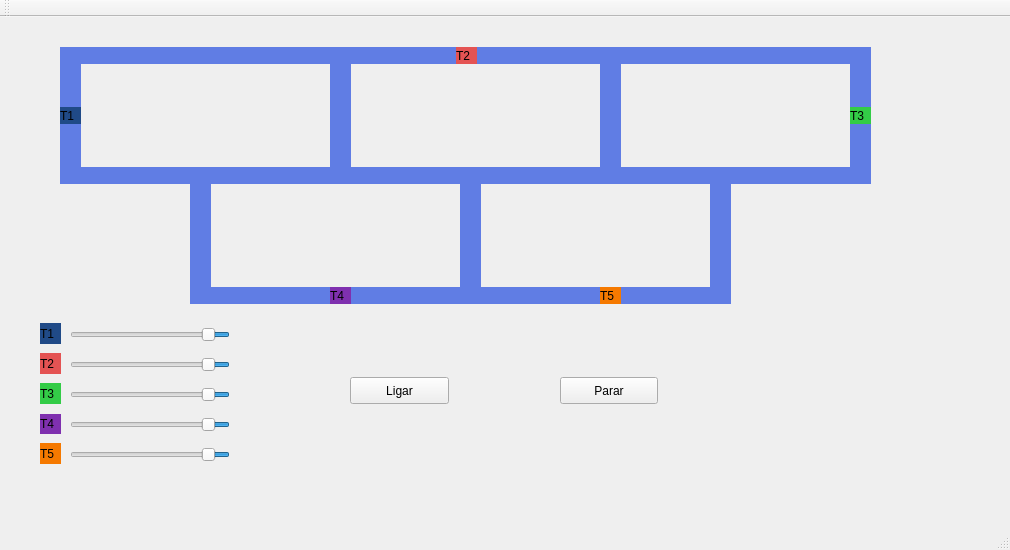
<?xml version="1.0" encoding="UTF-8"?>
<ui version="4.0">
 <class>MainWindow</class>
 <widget class="QMainWindow" name="MainWindow">
  <property name="geometry">
   <rect>
    <x>0</x>
    <y>0</y>
    <width>1010</width>
    <height>550</height>
   </rect>
  </property>
  <property name="windowTitle">
   <string>MainWindow</string>
  </property>
  <widget class="QWidget" name="centralWidget">
   <widget class="QLabel" name="label_trem1">
    <property name="geometry">
     <rect>
      <x>60</x>
      <y>90</y>
      <width>21</width>
      <height>17</height>
     </rect>
    </property>
    <property name="styleSheet">
     <string notr="true">QLabel { background: rgb(32, 74, 135)}</string>
    </property>
    <property name="text">
     <string>T1</string>
    </property>
   </widget>
   <widget class="QLabel" name="label_trilho1">
    <property name="geometry">
     <rect>
      <x>80</x>
      <y>30</y>
      <width>250</width>
      <height>17</height>
     </rect>
    </property>
    <property name="palette">
     <palette>
      <active>
       <colorrole role="Button">
        <brush brushstyle="SolidPattern">
         <color alpha="255">
          <red>96</red>
          <green>125</green>
          <blue>228</blue>
         </color>
        </brush>
       </colorrole>
       <colorrole role="Base">
        <brush brushstyle="SolidPattern">
         <color alpha="255">
          <red>96</red>
          <green>125</green>
          <blue>228</blue>
         </color>
        </brush>
       </colorrole>
       <colorrole role="Window">
        <brush brushstyle="SolidPattern">
         <color alpha="255">
          <red>96</red>
          <green>125</green>
          <blue>228</blue>
         </color>
        </brush>
       </colorrole>
      </active>
      <inactive>
       <colorrole role="Button">
        <brush brushstyle="SolidPattern">
         <color alpha="255">
          <red>96</red>
          <green>125</green>
          <blue>228</blue>
         </color>
        </brush>
       </colorrole>
       <colorrole role="Base">
        <brush brushstyle="SolidPattern">
         <color alpha="255">
          <red>96</red>
          <green>125</green>
          <blue>228</blue>
         </color>
        </brush>
       </colorrole>
       <colorrole role="Window">
        <brush brushstyle="SolidPattern">
         <color alpha="255">
          <red>96</red>
          <green>125</green>
          <blue>228</blue>
         </color>
        </brush>
       </colorrole>
      </inactive>
      <disabled>
       <colorrole role="Button">
        <brush brushstyle="SolidPattern">
         <color alpha="255">
          <red>96</red>
          <green>125</green>
          <blue>228</blue>
         </color>
        </brush>
       </colorrole>
       <colorrole role="Base">
        <brush brushstyle="SolidPattern">
         <color alpha="255">
          <red>96</red>
          <green>125</green>
          <blue>228</blue>
         </color>
        </brush>
       </colorrole>
       <colorrole role="Window">
        <brush brushstyle="SolidPattern">
         <color alpha="255">
          <red>96</red>
          <green>125</green>
          <blue>228</blue>
         </color>
        </brush>
       </colorrole>
      </disabled>
     </palette>
    </property>
    <property name="styleSheet">
     <string notr="true">QLabel { background: rgb(96, 125, 228)}</string>
    </property>
    <property name="text">
     <string/>
    </property>
   </widget>
   <widget class="QLabel" name="label_trilho2">
    <property name="geometry">
     <rect>
      <x>80</x>
      <y>150</y>
      <width>250</width>
      <height>17</height>
     </rect>
    </property>
    <property name="styleSheet">
     <string notr="true">QLabel { background: rgb(96, 125, 228)}</string>
    </property>
    <property name="text">
     <string/>
    </property>
   </widget>
   <widget class="QLabel" name="label_trilho4">
    <property name="geometry">
     <rect>
      <x>330</x>
      <y>30</y>
      <width>21</width>
      <height>137</height>
     </rect>
    </property>
    <property name="styleSheet">
     <string notr="true">QLabel { background: rgb(96, 125, 228)}</string>
    </property>
    <property name="text">
     <string/>
    </property>
   </widget>
   <widget class="QLabel" name="label_trilho3">
    <property name="geometry">
     <rect>
      <x>60</x>
      <y>30</y>
      <width>21</width>
      <height>137</height>
     </rect>
    </property>
    <property name="palette">
     <palette>
      <active>
       <colorrole role="WindowText">
        <brush brushstyle="SolidPattern">
         <color alpha="255">
          <red>0</red>
          <green>0</green>
          <blue>0</blue>
         </color>
        </brush>
       </colorrole>
       <colorrole role="Button">
        <brush brushstyle="SolidPattern">
         <color alpha="255">
          <red>96</red>
          <green>125</green>
          <blue>228</blue>
         </color>
        </brush>
       </colorrole>
       <colorrole role="Light">
        <brush brushstyle="SolidPattern">
         <color alpha="255">
          <red>194</red>
          <green>208</green>
          <blue>255</blue>
         </color>
        </brush>
       </colorrole>
       <colorrole role="Midlight">
        <brush brushstyle="SolidPattern">
         <color alpha="255">
          <red>145</red>
          <green>166</green>
          <blue>241</blue>
         </color>
        </brush>
       </colorrole>
       <colorrole role="Dark">
        <brush brushstyle="SolidPattern">
         <color alpha="255">
          <red>48</red>
          <green>62</green>
          <blue>114</blue>
         </color>
        </brush>
       </colorrole>
       <colorrole role="Mid">
        <brush brushstyle="SolidPattern">
         <color alpha="255">
          <red>64</red>
          <green>83</green>
          <blue>152</blue>
         </color>
        </brush>
       </colorrole>
       <colorrole role="Text">
        <brush brushstyle="SolidPattern">
         <color alpha="255">
          <red>0</red>
          <green>0</green>
          <blue>0</blue>
         </color>
        </brush>
       </colorrole>
       <colorrole role="BrightText">
        <brush brushstyle="SolidPattern">
         <color alpha="255">
          <red>255</red>
          <green>255</green>
          <blue>255</blue>
         </color>
        </brush>
       </colorrole>
       <colorrole role="ButtonText">
        <brush brushstyle="SolidPattern">
         <color alpha="255">
          <red>0</red>
          <green>0</green>
          <blue>0</blue>
         </color>
        </brush>
       </colorrole>
       <colorrole role="Base">
        <brush brushstyle="SolidPattern">
         <color alpha="255">
          <red>96</red>
          <green>125</green>
          <blue>228</blue>
         </color>
        </brush>
       </colorrole>
       <colorrole role="Window">
        <brush brushstyle="SolidPattern">
         <color alpha="255">
          <red>96</red>
          <green>125</green>
          <blue>228</blue>
         </color>
        </brush>
       </colorrole>
       <colorrole role="Shadow">
        <brush brushstyle="SolidPattern">
         <color alpha="255">
          <red>0</red>
          <green>0</green>
          <blue>0</blue>
         </color>
        </brush>
       </colorrole>
       <colorrole role="AlternateBase">
        <brush brushstyle="SolidPattern">
         <color alpha="255">
          <red>175</red>
          <green>190</green>
          <blue>241</blue>
         </color>
        </brush>
       </colorrole>
       <colorrole role="ToolTipBase">
        <brush brushstyle="SolidPattern">
         <color alpha="255">
          <red>255</red>
          <green>255</green>
          <blue>220</blue>
         </color>
        </brush>
       </colorrole>
       <colorrole role="ToolTipText">
        <brush brushstyle="SolidPattern">
         <color alpha="255">
          <red>0</red>
          <green>0</green>
          <blue>0</blue>
         </color>
        </brush>
       </colorrole>
       <colorrole role="PlaceholderText">
        <brush brushstyle="SolidPattern">
         <color alpha="128">
          <red>0</red>
          <green>0</green>
          <blue>0</blue>
         </color>
        </brush>
       </colorrole>
      </active>
      <inactive>
       <colorrole role="WindowText">
        <brush brushstyle="SolidPattern">
         <color alpha="255">
          <red>0</red>
          <green>0</green>
          <blue>0</blue>
         </color>
        </brush>
       </colorrole>
       <colorrole role="Button">
        <brush brushstyle="SolidPattern">
         <color alpha="255">
          <red>96</red>
          <green>125</green>
          <blue>228</blue>
         </color>
        </brush>
       </colorrole>
       <colorrole role="Light">
        <brush brushstyle="SolidPattern">
         <color alpha="255">
          <red>194</red>
          <green>208</green>
          <blue>255</blue>
         </color>
        </brush>
       </colorrole>
       <colorrole role="Midlight">
        <brush brushstyle="SolidPattern">
         <color alpha="255">
          <red>145</red>
          <green>166</green>
          <blue>241</blue>
         </color>
        </brush>
       </colorrole>
       <colorrole role="Dark">
        <brush brushstyle="SolidPattern">
         <color alpha="255">
          <red>48</red>
          <green>62</green>
          <blue>114</blue>
         </color>
        </brush>
       </colorrole>
       <colorrole role="Mid">
        <brush brushstyle="SolidPattern">
         <color alpha="255">
          <red>64</red>
          <green>83</green>
          <blue>152</blue>
         </color>
        </brush>
       </colorrole>
       <colorrole role="Text">
        <brush brushstyle="SolidPattern">
         <color alpha="255">
          <red>0</red>
          <green>0</green>
          <blue>0</blue>
         </color>
        </brush>
       </colorrole>
       <colorrole role="BrightText">
        <brush brushstyle="SolidPattern">
         <color alpha="255">
          <red>255</red>
          <green>255</green>
          <blue>255</blue>
         </color>
        </brush>
       </colorrole>
       <colorrole role="ButtonText">
        <brush brushstyle="SolidPattern">
         <color alpha="255">
          <red>0</red>
          <green>0</green>
          <blue>0</blue>
         </color>
        </brush>
       </colorrole>
       <colorrole role="Base">
        <brush brushstyle="SolidPattern">
         <color alpha="255">
          <red>96</red>
          <green>125</green>
          <blue>228</blue>
         </color>
        </brush>
       </colorrole>
       <colorrole role="Window">
        <brush brushstyle="SolidPattern">
         <color alpha="255">
          <red>96</red>
          <green>125</green>
          <blue>228</blue>
         </color>
        </brush>
       </colorrole>
       <colorrole role="Shadow">
        <brush brushstyle="SolidPattern">
         <color alpha="255">
          <red>0</red>
          <green>0</green>
          <blue>0</blue>
         </color>
        </brush>
       </colorrole>
       <colorrole role="AlternateBase">
        <brush brushstyle="SolidPattern">
         <color alpha="255">
          <red>175</red>
          <green>190</green>
          <blue>241</blue>
         </color>
        </brush>
       </colorrole>
       <colorrole role="ToolTipBase">
        <brush brushstyle="SolidPattern">
         <color alpha="255">
          <red>255</red>
          <green>255</green>
          <blue>220</blue>
         </color>
        </brush>
       </colorrole>
       <colorrole role="ToolTipText">
        <brush brushstyle="SolidPattern">
         <color alpha="255">
          <red>0</red>
          <green>0</green>
          <blue>0</blue>
         </color>
        </brush>
       </colorrole>
       <colorrole role="PlaceholderText">
        <brush brushstyle="SolidPattern">
         <color alpha="128">
          <red>0</red>
          <green>0</green>
          <blue>0</blue>
         </color>
        </brush>
       </colorrole>
      </inactive>
      <disabled>
       <colorrole role="WindowText">
        <brush brushstyle="SolidPattern">
         <color alpha="255">
          <red>48</red>
          <green>62</green>
          <blue>114</blue>
         </color>
        </brush>
       </colorrole>
       <colorrole role="Button">
        <brush brushstyle="SolidPattern">
         <color alpha="255">
          <red>96</red>
          <green>125</green>
          <blue>228</blue>
         </color>
        </brush>
       </colorrole>
       <colorrole role="Light">
        <brush brushstyle="SolidPattern">
         <color alpha="255">
          <red>194</red>
          <green>208</green>
          <blue>255</blue>
         </color>
        </brush>
       </colorrole>
       <colorrole role="Midlight">
        <brush brushstyle="SolidPattern">
         <color alpha="255">
          <red>145</red>
          <green>166</green>
          <blue>241</blue>
         </color>
        </brush>
       </colorrole>
       <colorrole role="Dark">
        <brush brushstyle="SolidPattern">
         <color alpha="255">
          <red>48</red>
          <green>62</green>
          <blue>114</blue>
         </color>
        </brush>
       </colorrole>
       <colorrole role="Mid">
        <brush brushstyle="SolidPattern">
         <color alpha="255">
          <red>64</red>
          <green>83</green>
          <blue>152</blue>
         </color>
        </brush>
       </colorrole>
       <colorrole role="Text">
        <brush brushstyle="SolidPattern">
         <color alpha="255">
          <red>48</red>
          <green>62</green>
          <blue>114</blue>
         </color>
        </brush>
       </colorrole>
       <colorrole role="BrightText">
        <brush brushstyle="SolidPattern">
         <color alpha="255">
          <red>255</red>
          <green>255</green>
          <blue>255</blue>
         </color>
        </brush>
       </colorrole>
       <colorrole role="ButtonText">
        <brush brushstyle="SolidPattern">
         <color alpha="255">
          <red>48</red>
          <green>62</green>
          <blue>114</blue>
         </color>
        </brush>
       </colorrole>
       <colorrole role="Base">
        <brush brushstyle="SolidPattern">
         <color alpha="255">
          <red>96</red>
          <green>125</green>
          <blue>228</blue>
         </color>
        </brush>
       </colorrole>
       <colorrole role="Window">
        <brush brushstyle="SolidPattern">
         <color alpha="255">
          <red>96</red>
          <green>125</green>
          <blue>228</blue>
         </color>
        </brush>
       </colorrole>
       <colorrole role="Shadow">
        <brush brushstyle="SolidPattern">
         <color alpha="255">
          <red>0</red>
          <green>0</green>
          <blue>0</blue>
         </color>
        </brush>
       </colorrole>
       <colorrole role="AlternateBase">
        <brush brushstyle="SolidPattern">
         <color alpha="255">
          <red>96</red>
          <green>125</green>
          <blue>228</blue>
         </color>
        </brush>
       </colorrole>
       <colorrole role="ToolTipBase">
        <brush brushstyle="SolidPattern">
         <color alpha="255">
          <red>255</red>
          <green>255</green>
          <blue>220</blue>
         </color>
        </brush>
       </colorrole>
       <colorrole role="ToolTipText">
        <brush brushstyle="SolidPattern">
         <color alpha="255">
          <red>0</red>
          <green>0</green>
          <blue>0</blue>
         </color>
        </brush>
       </colorrole>
       <colorrole role="PlaceholderText">
        <brush brushstyle="SolidPattern">
         <color alpha="128">
          <red>0</red>
          <green>0</green>
          <blue>0</blue>
         </color>
        </brush>
       </colorrole>
      </disabled>
     </palette>
    </property>
    <property name="styleSheet">
     <string notr="true">QLabel { background: rgb(96, 125, 228)}</string>
    </property>
    <property name="text">
     <string/>
    </property>
   </widget>
   <widget class="QPushButton" name="pushButton">
    <property name="geometry">
     <rect>
      <x>350</x>
      <y>360</y>
      <width>99</width>
      <height>27</height>
     </rect>
    </property>
    <property name="text">
     <string>Ligar</string>
    </property>
   </widget>
   <widget class="QPushButton" name="pushButton_2">
    <property name="geometry">
     <rect>
      <x>560</x>
      <y>360</y>
      <width>98</width>
      <height>27</height>
     </rect>
    </property>
    <property name="text">
     <string>Parar</string>
    </property>
   </widget>
   <widget class="QLabel" name="label_trilho4_2">
    <property name="geometry">
     <rect>
      <x>600</x>
      <y>30</y>
      <width>21</width>
      <height>137</height>
     </rect>
    </property>
    <property name="styleSheet">
     <string notr="true">QLabel { background: rgb(96, 125, 228)}</string>
    </property>
    <property name="text">
     <string/>
    </property>
   </widget>
   <widget class="QLabel" name="label_trilho1_2">
    <property name="geometry">
     <rect>
      <x>350</x>
      <y>30</y>
      <width>250</width>
      <height>17</height>
     </rect>
    </property>
    <property name="styleSheet">
     <string notr="true">QLabel { background: rgb(96, 125, 228)}</string>
    </property>
    <property name="text">
     <string/>
    </property>
   </widget>
   <widget class="QLabel" name="label_trilho2_2">
    <property name="geometry">
     <rect>
      <x>350</x>
      <y>150</y>
      <width>250</width>
      <height>17</height>
     </rect>
    </property>
    <property name="styleSheet">
     <string notr="true">QLabel { background: rgb(96, 125, 228)}</string>
    </property>
    <property name="text">
     <string/>
    </property>
   </widget>
   <widget class="QLabel" name="label_trem2">
    <property name="geometry">
     <rect>
      <x>456</x>
      <y>30</y>
      <width>21</width>
      <height>17</height>
     </rect>
    </property>
    <property name="styleSheet">
     <string notr="true">QLabel { background: rgb(228, 83, 83)}</string>
    </property>
    <property name="text">
     <string>T2</string>
    </property>
   </widget>
   <widget class="QLabel" name="label_trilho1_3">
    <property name="geometry">
     <rect>
      <x>620</x>
      <y>30</y>
      <width>250</width>
      <height>17</height>
     </rect>
    </property>
    <property name="styleSheet">
     <string notr="true">QLabel { background: rgb(96, 125, 228)}</string>
    </property>
    <property name="text">
     <string/>
    </property>
   </widget>
   <widget class="QLabel" name="label_trilho2_3">
    <property name="geometry">
     <rect>
      <x>620</x>
      <y>150</y>
      <width>250</width>
      <height>17</height>
     </rect>
    </property>
    <property name="styleSheet">
     <string notr="true">QLabel { background: rgb(96, 125, 228)}</string>
    </property>
    <property name="text">
     <string/>
    </property>
   </widget>
   <widget class="QLabel" name="label_trilho4_3">
    <property name="geometry">
     <rect>
      <x>850</x>
      <y>30</y>
      <width>21</width>
      <height>137</height>
     </rect>
    </property>
    <property name="styleSheet">
     <string notr="true">QLabel { background: rgb(96, 125, 228)}</string>
    </property>
    <property name="text">
     <string/>
    </property>
   </widget>
   <widget class="QLabel" name="label_trem3">
    <property name="geometry">
     <rect>
      <x>850</x>
      <y>90</y>
      <width>21</width>
      <height>17</height>
     </rect>
    </property>
    <property name="styleSheet">
     <string notr="true">QLabel { background: rgb(51, 204, 71)}</string>
    </property>
    <property name="text">
     <string>T3</string>
    </property>
   </widget>
   <widget class="QLabel" name="label_trilho3_4">
    <property name="geometry">
     <rect>
      <x>190</x>
      <y>150</y>
      <width>21</width>
      <height>137</height>
     </rect>
    </property>
    <property name="styleSheet">
     <string notr="true">QLabel { background: rgb(96, 125, 228)}</string>
    </property>
    <property name="text">
     <string/>
    </property>
   </widget>
   <widget class="QLabel" name="label_trilho2_4">
    <property name="geometry">
     <rect>
      <x>210</x>
      <y>270</y>
      <width>250</width>
      <height>17</height>
     </rect>
    </property>
    <property name="styleSheet">
     <string notr="true">QLabel { background: rgb(96, 125, 228)}</string>
    </property>
    <property name="text">
     <string/>
    </property>
   </widget>
   <widget class="QLabel" name="label_trilho4_4">
    <property name="geometry">
     <rect>
      <x>460</x>
      <y>150</y>
      <width>21</width>
      <height>137</height>
     </rect>
    </property>
    <property name="styleSheet">
     <string notr="true">QLabel { background: rgb(96, 125, 228)}</string>
    </property>
    <property name="text">
     <string/>
    </property>
   </widget>
   <widget class="QLabel" name="label_trilho2_5">
    <property name="geometry">
     <rect>
      <x>480</x>
      <y>270</y>
      <width>250</width>
      <height>17</height>
     </rect>
    </property>
    <property name="styleSheet">
     <string notr="true">QLabel { background: rgb(96, 125, 228)}</string>
    </property>
    <property name="text">
     <string/>
    </property>
   </widget>
   <widget class="QLabel" name="label_trilho4_5">
    <property name="geometry">
     <rect>
      <x>710</x>
      <y>150</y>
      <width>21</width>
      <height>137</height>
     </rect>
    </property>
    <property name="styleSheet">
     <string notr="true">QLabel { background: rgb(96, 125, 228)}</string>
    </property>
    <property name="text">
     <string/>
    </property>
   </widget>
   <widget class="QLabel" name="label_trem4">
    <property name="geometry">
     <rect>
      <x>330</x>
      <y>270</y>
      <width>21</width>
      <height>17</height>
     </rect>
    </property>
    <property name="styleSheet">
     <string notr="true">QLabel { background: rgb(127, 48, 175)}</string>
    </property>
    <property name="text">
     <string>T4</string>
    </property>
   </widget>
   <widget class="QLabel" name="label_trem5">
    <property name="geometry">
     <rect>
      <x>600</x>
      <y>270</y>
      <width>21</width>
      <height>17</height>
     </rect>
    </property>
    <property name="styleSheet">
     <string notr="true">QLabel { background: rgb(245, 121, 0)}</string>
    </property>
    <property name="text">
     <string>T5</string>
    </property>
   </widget>
   <widget class="QSlider" name="velocidade_1">
    <property name="geometry">
     <rect>
      <x>70</x>
      <y>310</y>
      <width>160</width>
      <height>16</height>
     </rect>
    </property>
    <property name="minimum">
     <number>0</number>
    </property>
    <property name="maximum">
     <number>1000</number>
    </property>
    <property name="value">
     <number>100</number>
    </property>
    <property name="sliderPosition">
     <number>100</number>
    </property>
    <property name="orientation">
     <enum>Qt::Horizontal</enum>
    </property>
    <property name="invertedAppearance">
     <bool>true</bool>
    </property>
    <property name="invertedControls">
     <bool>false</bool>
    </property>
   </widget>
   <widget class="QLabel" name="c_velocidade1">
    <property name="geometry">
     <rect>
      <x>40</x>
      <y>306</y>
      <width>21</width>
      <height>21</height>
     </rect>
    </property>
    <property name="styleSheet">
     <string notr="true">QLabel { background: rgb(32, 74, 135)}</string>
    </property>
    <property name="text">
     <string>T1</string>
    </property>
   </widget>
   <widget class="QSlider" name="velocidade_2">
    <property name="geometry">
     <rect>
      <x>70</x>
      <y>340</y>
      <width>160</width>
      <height>16</height>
     </rect>
    </property>
    <property name="maximum">
     <number>1000</number>
    </property>
    <property name="sliderPosition">
     <number>100</number>
    </property>
    <property name="orientation">
     <enum>Qt::Horizontal</enum>
    </property>
    <property name="invertedAppearance">
     <bool>true</bool>
    </property>
   </widget>
   <widget class="QLabel" name="c_velocidade2">
    <property name="geometry">
     <rect>
      <x>40</x>
      <y>336</y>
      <width>21</width>
      <height>21</height>
     </rect>
    </property>
    <property name="styleSheet">
     <string notr="true">QLabel { background: rgb(228, 83, 83)}</string>
    </property>
    <property name="text">
     <string>T2</string>
    </property>
   </widget>
   <widget class="QSlider" name="velocidade_3">
    <property name="geometry">
     <rect>
      <x>70</x>
      <y>370</y>
      <width>160</width>
      <height>16</height>
     </rect>
    </property>
    <property name="maximum">
     <number>1000</number>
    </property>
    <property name="sliderPosition">
     <number>100</number>
    </property>
    <property name="orientation">
     <enum>Qt::Horizontal</enum>
    </property>
    <property name="invertedAppearance">
     <bool>true</bool>
    </property>
   </widget>
   <widget class="QLabel" name="c_velocidade3">
    <property name="geometry">
     <rect>
      <x>40</x>
      <y>366</y>
      <width>21</width>
      <height>21</height>
     </rect>
    </property>
    <property name="styleSheet">
     <string notr="true">QLabel { background: rgb(51, 204, 71)}</string>
    </property>
    <property name="text">
     <string>T3</string>
    </property>
   </widget>
   <widget class="QSlider" name="velocidade_4">
    <property name="geometry">
     <rect>
      <x>70</x>
      <y>400</y>
      <width>160</width>
      <height>16</height>
     </rect>
    </property>
    <property name="maximum">
     <number>1000</number>
    </property>
    <property name="sliderPosition">
     <number>100</number>
    </property>
    <property name="orientation">
     <enum>Qt::Horizontal</enum>
    </property>
    <property name="invertedAppearance">
     <bool>true</bool>
    </property>
   </widget>
   <widget class="QLabel" name="c_velocidade4">
    <property name="geometry">
     <rect>
      <x>40</x>
      <y>397</y>
      <width>21</width>
      <height>20</height>
     </rect>
    </property>
    <property name="styleSheet">
     <string notr="true">QLabel { background: rgb(127, 48, 175)}</string>
    </property>
    <property name="text">
     <string>T4</string>
    </property>
   </widget>
   <widget class="QSlider" name="velocidade_5">
    <property name="geometry">
     <rect>
      <x>70</x>
      <y>430</y>
      <width>160</width>
      <height>16</height>
     </rect>
    </property>
    <property name="maximum">
     <number>1000</number>
    </property>
    <property name="sliderPosition">
     <number>100</number>
    </property>
    <property name="orientation">
     <enum>Qt::Horizontal</enum>
    </property>
    <property name="invertedAppearance">
     <bool>true</bool>
    </property>
   </widget>
   <widget class="QLabel" name="c_velocidade5">
    <property name="geometry">
     <rect>
      <x>40</x>
      <y>426</y>
      <width>21</width>
      <height>21</height>
     </rect>
    </property>
    <property name="styleSheet">
     <string notr="true">QLabel { background: rgb(245, 121, 0)}</string>
    </property>
    <property name="text">
     <string>T5</string>
    </property>
   </widget>
   <zorder>label_trilho1</zorder>
   <zorder>label_trilho2</zorder>
   <zorder>label_trilho4</zorder>
   <zorder>label_trilho3</zorder>
   <zorder>pushButton</zorder>
   <zorder>pushButton_2</zorder>
   <zorder>label_trilho4_2</zorder>
   <zorder>label_trilho1_2</zorder>
   <zorder>label_trilho2_2</zorder>
   <zorder>label_trilho1_3</zorder>
   <zorder>label_trilho2_3</zorder>
   <zorder>label_trilho4_3</zorder>
   <zorder>label_trilho3_4</zorder>
   <zorder>label_trilho2_4</zorder>
   <zorder>label_trilho4_4</zorder>
   <zorder>label_trilho2_5</zorder>
   <zorder>label_trilho4_5</zorder>
   <zorder>label_trem3</zorder>
   <zorder>label_trem2</zorder>
   <zorder>label_trem1</zorder>
   <zorder>label_trem4</zorder>
   <zorder>label_trem5</zorder>
   <zorder>velocidade_1</zorder>
   <zorder>c_velocidade1</zorder>
   <zorder>velocidade_2</zorder>
   <zorder>c_velocidade2</zorder>
   <zorder>velocidade_3</zorder>
   <zorder>c_velocidade3</zorder>
   <zorder>velocidade_4</zorder>
   <zorder>c_velocidade4</zorder>
   <zorder>velocidade_5</zorder>
   <zorder>c_velocidade5</zorder>
  </widget>
  <widget class="QMenuBar" name="menuBar">
   <property name="geometry">
    <rect>
     <x>0</x>
     <y>0</y>
     <width>1010</width>
     <height>22</height>
    </rect>
   </property>
  </widget>
  <widget class="QToolBar" name="mainToolBar">
   <attribute name="toolBarArea">
    <enum>TopToolBarArea</enum>
   </attribute>
   <attribute name="toolBarBreak">
    <bool>false</bool>
   </attribute>
  </widget>
  <widget class="QStatusBar" name="statusBar"/>
 </widget>
 <layoutdefault spacing="6" margin="11"/>
 <resources/>
 <connections/>
</ui>
